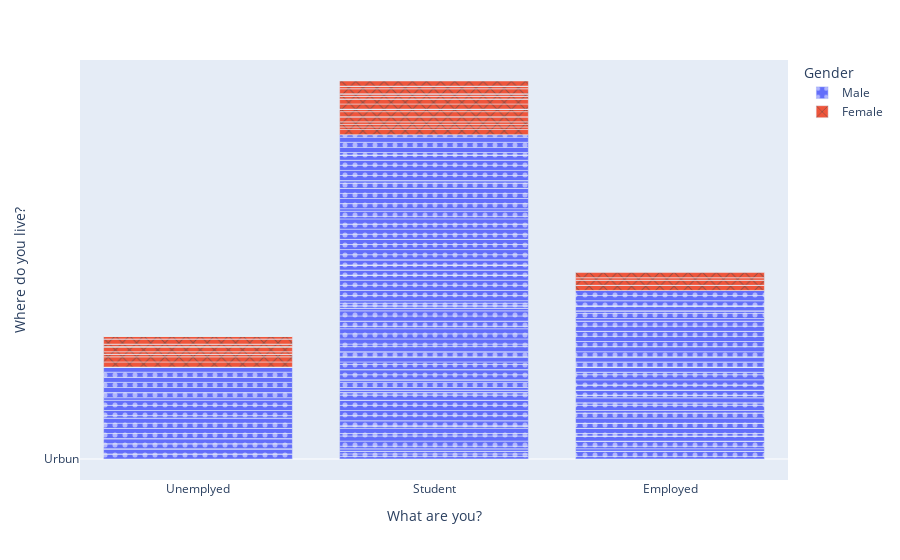

Notebook source saved alongside this figure:
### Code cell
fig = px.bar(Chilla_Class, x="What are you?", y="Where do you live?", color="Gender",
             pattern_shape="Gender", pattern_shape_sequence=[".", "x", "+"])
fig.show()

### Figure 1 — Plotly figure (JSON) as saved in the notebook; plotly's stock layout.template omitted (floating-point values rounded to 4 significant figures; data arrays with more than 128 entries replaced by an {"elided": "..."} marker saying what was removed)
{"data": [{"alignmentgroup": "True", "hovertemplate": "Gender=Male<br>What are you?=%{x}<br>Where do you live?=%{y}<extra></extra>", "legendgroup": "Male", "marker": {"color": "#636efa", "pattern": {"shape": "."}}, "name": "Male", "offsetgroup": "Male", "orientation": "v", "showlegend": true, "textposition": "auto", "type": "bar", "x": {"elided": "298 str values"}, "xaxis": "x", "y": {"elided": "298 str values"}, "yaxis": "y"}, {"alignmentgroup": "True", "hovertemplate": "Gender=Female<br>What are you?=%{x}<br>Where do you live?=%{y}<extra></extra>", "legendgroup": "Female", "marker": {"color": "#EF553B", "pattern": {"shape": "x"}}, "name": "Female", "offsetgroup": "Female", "orientation": "v", "showlegend": true, "textposition": "auto", "type": "bar", "x": ["Employed", "Student", "Student", "Student", "Student", "Unemplyed", "Employed", "Unemplyed", "Student", "Employed", "Employed", "Unemplyed", "Unemplyed", "Student", "Unemplyed", "Student", "Student", "Employed", "Employed", "Unemplyed", "Student", "Unemplyed", "Student", "Student", "Student", "Employed", "Unemplyed", "Unemplyed", "Unemplyed", "Student", "Student", "Student", "Unemplyed", "Student", "Student", "Unemplyed", "Student", "Unemplyed", "Unemplyed", "Student", "Student", "Employed", "Unemplyed", "Student", "Unemplyed", "Employed", "Student", "Unemplyed", "Employed", "Employed", "Student", "Student", "Employed", "Unemplyed", "Employed", "Student", "Student", "Student", "Student", "Student", "Student", "Unemplyed", "Employed", "Unemplyed", "Unemplyed", "Unemplyed", "Unemplyed", "Student", "Unemplyed", "Student", "Unemplyed", "Student", "Unemplyed", "Unemplyed", "Unemplyed", "Unemplyed", "Unemplyed"], "xaxis": "x", "y": ["Urbun", "Rural", "International", "International", "Urbun", "Urbun", "Urbun", "Urbun", "International", "Urbun", "Urbun", "Urbun", "Urbun", "Rural", "Urbun", "Urbun", "Urbun", "Rural", "Urbun", "Rural", "Rural", "Rural", "International", "Urbun", "Urbun", "Urbun", "International", "Urbun", "Urbun", "Urbun", "Urbun", "Urbun", "Urbun", "Rural", "Rural", "Urbun", "Urbun", "International", "Rural", "Urbun", "Urbun", "Urbun", "Urbun", "International", "Urbun", "Urbun", "Urbun", "Urbun", "Rural", "Urbun", "Urbun", "International", "International", "Urbun", "Urbun", "Urbun", "Urbun", "Urbun", "Rural", "Urbun", "International", "Urbun", "Rural", "Urbun", "Urbun", "Urbun", "Urbun", "Urbun", "International", "Urbun", "Urbun", "Rural", "Rural", "Urbun", "International", "Urbun", "Urbun"], "yaxis": "y"}], "layout": {"barmode": "relative", "legend": {"title": {"text": "Gender"}, "tracegroupgap": 0}, "margin": {"t": 60}, "xaxis": {"anchor": "y", "domain": [0, 1], "title": {"text": "What are you?"}}, "yaxis": {"anchor": "x", "domain": [0, 1], "title": {"text": "Where do you live?"}}}}
